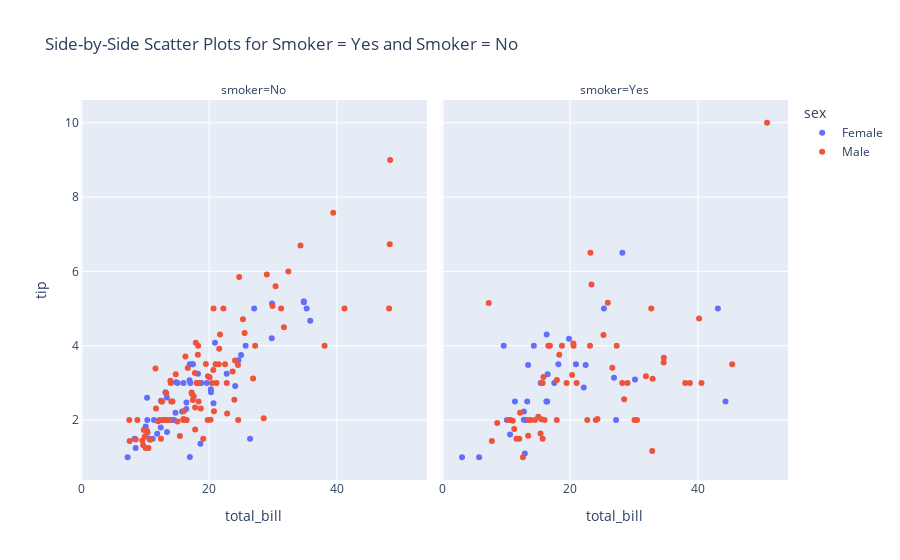

Write notebook code for a chart like this one.
### Markdown cell above
**Scatter Plot**    
Scatter plots are used to check the relationship between the variables and the distribution of the data. A scatterplot displays the relationship between 2 numeric variables. For each data point, the value of its first variable is represented on the X axis, the second on the Y axis

### Code cell
fig = px.scatter(df, x='total_bill', y='tip', color='sex', facet_col='smoker',
                 color_discrete_map={'Female': '#636EFA', 'Male': '#EF533B'},
                 labels={'total_bill': 'total_bill', 'tip': 'tip', 'sex': 'sex'},
                 title='Side-by-Side Scatter Plots for Smoker = Yes and Smoker = No')
fig.show()

### Figure 1 — Plotly figure (JSON) as saved in the notebook; plotly's stock layout.template omitted (floating-point values rounded to 4 significant figures)
{"data": [{"hovertemplate": "sex=Female<br>smoker=No<br>total_bill=%{x}<br>tip=%{y}<extra></extra>", "legendgroup": "Female", "marker": {"color": "#636EFA", "symbol": "circle"}, "mode": "markers", "name": "Female", "orientation": "v", "showlegend": true, "type": "scatter", "x": [16.99, 24.59, 35.26, 14.83, 10.33, 16.97, 20.29, 15.77, 19.65, 15.06, 20.69, 16.93, 10.29, 34.81, 26.41, 16.45, 17.07, 14.73, 10.07, 34.83, 22.75, 20.92, 7.25, 25.71, 17.31, 10.65, 12.43, 24.08, 13.42, 12.48, 29.8, 14.52, 11.38, 20.27, 11.17, 12.26, 18.26, 8.51, 10.33, 14.15, 13.16, 17.47, 27.05, 16.43, 8.35, 18.64, 11.87, 29.85, 25, 13.39, 16.21, 15.98, 35.83, 18.78], "xaxis": "x", "y": [1.01, 3.61, 5, 3.02, 1.67, 3.5, 2.75, 2.23, 3, 3, 2.45, 3.07, 2.6, 5.2, 1.5, 2.47, 3, 2.2, 1.83, 5.17, 3.25, 4.08, 1, 4, 3.5, 1.5, 1.8, 2.92, 1.68, 2.52, 4.2, 2, 2, 2.83, 1.5, 2, 3.25, 1.25, 2, 2, 2.75, 3.5, 5, 2.3, 1.5, 1.36, 1.63, 5.14, 3.75, 2.61, 2, 3, 4.67, 3], "yaxis": "y"}, {"hovertemplate": "sex=Female<br>smoker=Yes<br>total_bill=%{x}<br>tip=%{y}<extra></extra>", "legendgroup": "Female", "marker": {"color": "#636EFA", "symbol": "circle"}, "mode": "markers", "name": "Female", "orientation": "v", "showlegend": false, "type": "scatter", "x": [3.07, 26.86, 25.28, 5.75, 16.32, 11.35, 15.38, 44.3, 22.42, 14.31, 17.51, 10.59, 10.63, 9.6, 20.9, 18.15, 19.81, 43.11, 13, 12.74, 13, 16.4, 16.47, 12.76, 13.27, 28.17, 12.9, 30.14, 13.42, 16.27, 10.09, 22.12, 27.18], "xaxis": "x2", "y": [1, 3.14, 5, 1, 4.3, 2.5, 3, 2.5, 3.48, 4, 3, 1.61, 2, 4, 3.5, 3.5, 4.19, 5, 2, 2.01, 2, 2.5, 3.23, 2.23, 2.5, 6.5, 1.1, 3.09, 3.48, 2.5, 2, 2.88, 2], "yaxis": "y2"}, {"hovertemplate": "sex=Male<br>smoker=No<br>total_bill=%{x}<br>tip=%{y}<extra></extra>", "legendgroup": "Male", "marker": {"color": "#EF533B", "symbol": "circle"}, "mode": "markers", "name": "Male", "orientation": "v", "showlegend": true, "type": "scatter", "x": [10.34, 21.01, 23.68, 25.29, 8.77, 26.88, 15.04, 14.78, 10.27, 15.42, 18.43, 21.58, 16.29, 20.65, 17.92, 39.42, 19.82, 17.81, 13.37, 12.69, 21.7, 9.55, 18.35, 17.78, 24.06, 16.31, 18.69, 31.27, 16.04, 17.46, 13.94, 9.68, 30.4, 18.29, 22.23, 32.4, 28.55, 18.04, 12.54, 9.94, 25.56, 19.49, 48.27, 17.59, 20.08, 20.23, 12.02, 10.51, 27.2, 22.76, 17.29, 16.66, 15.98, 13.03, 18.28, 24.71, 21.16, 22.49, 12.46, 18.24, 14, 38.07, 23.95, 29.93, 11.69, 14.26, 15.95, 8.52, 22.82, 19.08, 34.3, 41.19, 9.78, 7.51, 14.07, 13.13, 17.26, 24.55, 19.77, 48.17, 16.49, 21.5, 12.66, 13.81, 24.52, 20.76, 31.71, 20.69, 7.56, 48.33, 20.45, 13.28, 11.61, 10.77, 10.07, 29.03, 17.82], "xaxis": "x", "y": [1.66, 3.5, 3.31, 4.71, 2, 3.12, 1.96, 3.23, 1.71, 1.57, 3, 3.92, 3.71, 3.35, 4.08, 7.58, 3.18, 2.34, 2, 2, 4.3, 1.45, 2.5, 3.27, 3.6, 2, 2.31, 5, 2.24, 2.54, 3.06, 1.32, 5.6, 3, 5, 6, 2.05, 3, 2.5, 1.56, 4.34, 3.51, 6.73, 2.64, 3.15, 2.01, 1.97, 1.25, 4, 3, 2.71, 3.4, 2.03, 2, 4, 5.85, 3, 3.5, 1.5, 3.76, 3, 4, 2.55, 5.07, 2.31, 2.5, 2, 1.48, 2.18, 1.5, 6.7, 5, 1.73, 2, 2.5, 2, 2.74, 2, 2, 5, 2, 3.5, 2.5, 2, 3.48, 2.24, 4.5, 5, 1.44, 9, 3, 2.72, 3.39, 1.47, 1.25, 5.92, 1.75], "yaxis": "y"}, {"hovertemplate": "sex=Male<br>smoker=Yes<br>total_bill=%{x}<br>tip=%{y}<extra></extra>", "legendgroup": "Male", "marker": {"color": "#EF533B", "symbol": "circle"}, "mode": "markers", "name": "Male", "orientation": "v", "showlegend": false, "type": "scatter", "x": [38.01, 11.24, 20.29, 13.81, 11.02, 18.29, 15.01, 17.92, 19.44, 32.68, 28.97, 40.17, 27.28, 12.03, 21.01, 15.36, 20.49, 25.21, 16, 50.81, 15.81, 7.25, 31.85, 16.82, 32.9, 17.89, 14.48, 34.63, 34.65, 23.33, 45.35, 23.17, 40.55, 30.46, 23.1, 15.69, 28.44, 15.48, 16.58, 10.34, 13.51, 18.71, 20.53, 26.59, 38.73, 24.27, 30.06, 25.89, 28.15, 11.59, 7.74, 12.16, 8.58, 13.42, 24.01, 15.69, 15.53, 12.6, 32.83, 22.67], "xaxis": "x2", "y": [3, 1.76, 3.21, 2, 1.98, 3.76, 2.09, 3.08, 3, 5, 3, 4.73, 4, 1.5, 3, 1.64, 4.06, 4.29, 2, 10, 3.16, 5.15, 3.18, 4, 3.11, 2, 2, 3.55, 3.68, 5.65, 3.5, 6.5, 3, 2, 4, 1.5, 2.56, 2.02, 4, 2, 2, 4, 4, 3.41, 3, 2.03, 2, 5.16, 3, 1.5, 1.44, 2.2, 1.92, 1.58, 2, 3, 3, 1, 1.17, 2], "yaxis": "y2"}], "layout": {"annotations": [{"font": {}, "showarrow": false, "text": "smoker=No", "x": 0.245, "xanchor": "center", "xref": "paper", "y": 1, "yanchor": "bottom", "yref": "paper"}, {"font": {}, "showarrow": false, "text": "smoker=Yes", "x": 0.755, "xanchor": "center", "xref": "paper", "y": 1, "yanchor": "bottom", "yref": "paper"}], "legend": {"title": {"text": "sex"}, "tracegroupgap": 0}, "title": {"text": "Side-by-Side Scatter Plots for Smoker = Yes and Smoker = No"}, "xaxis": {"anchor": "y", "domain": [0, 0.49], "title": {"text": "total_bill"}}, "xaxis2": {"anchor": "y2", "domain": [0.51, 1], "matches": "x", "title": {"text": "total_bill"}}, "yaxis": {"anchor": "x", "domain": [0, 1], "title": {"text": "tip"}}, "yaxis2": {"anchor": "x2", "domain": [0, 1], "matches": "y", "showticklabels": false}}}
